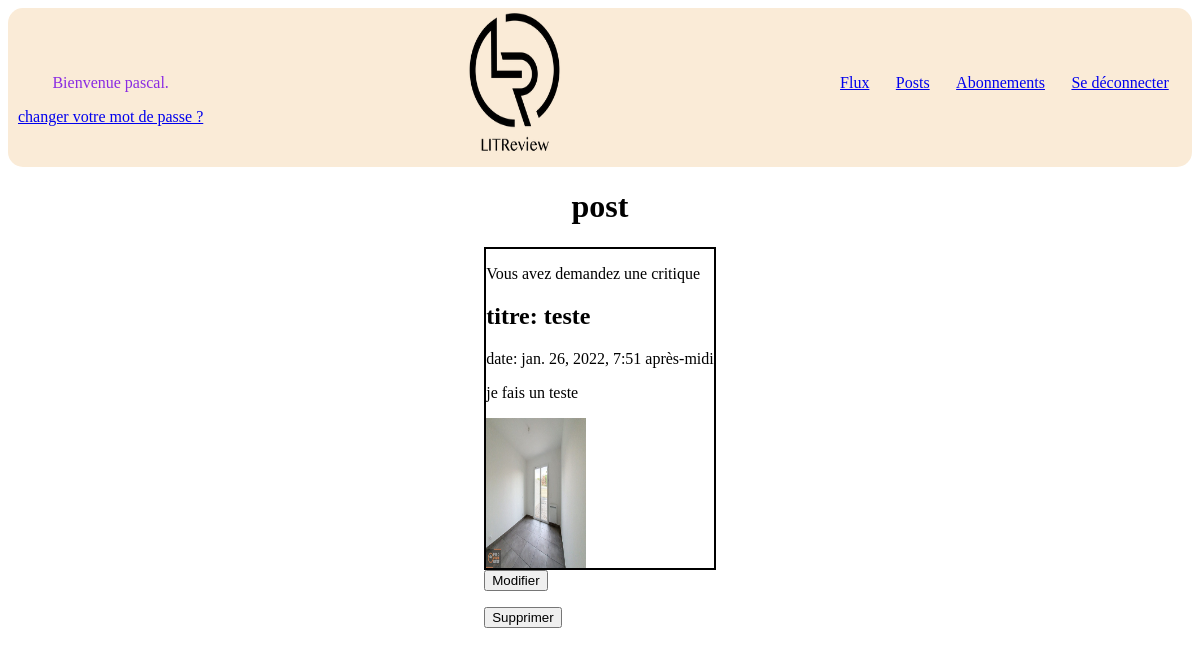
Before: /posts/ (signed in) with the older database file.
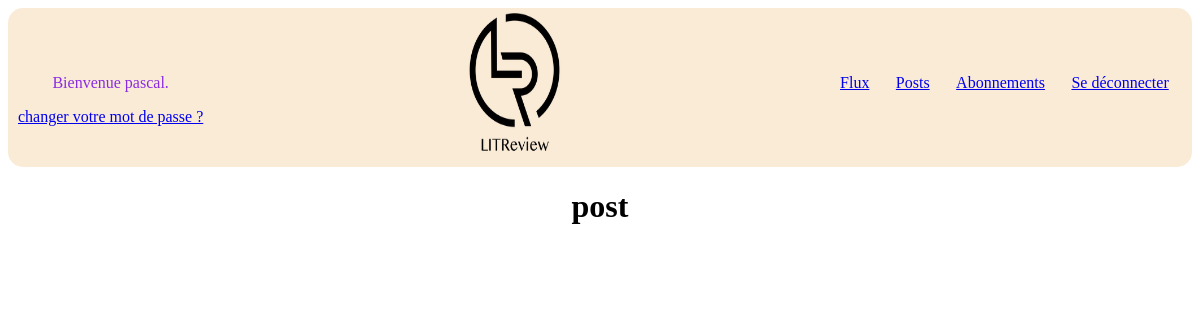
After: the same page with the newer database file.
### ticketing/models.py (models this page shows, shortened)
class Ticket(models.Model):
    title = models.fields.CharField(max_length=128)
    description = models.fields.TextField(max_length=2048, blank=True)
    user = models.ForeignKey(
        to=settings.AUTH_USER_MODEL,
        on_delete=models.CASCADE)
    image = models.ImageField(null=True, blank=True)
    time_created = models.fields.DateTimeField(auto_now_add=True)
    @property
    def type(self):
        return "ticket"

### ticketing/views.py (the view)
# urls.py: path('posts/', ticketing.views.posts, name='posts'),
@login_required
def posts(request):
    tickets = models.Ticket.objects.filter(user=request.user)
    reviews = models.Review.objects.filter(user=request.user)
    posts = list(tickets) + list(reviews)
    context = {'posts': posts}
    return render(request, 'ticketing/posts.html', context)

### ticketing/templates/ticketing/posts.html (shortened to what this page needs)
{% extends 'base.html' %}
{% block content %}
    <h1>post</h1>
    {% for post in posts %}
        {% if post.type == "ticket" %}
            {% include "ticket.html" %}
        {% elif post.type == "review" %}
            {% include "review.html" %}
        {% endif %}
        <form method="GET" action="{% url 'post-update' post.type post.id %}">
            <button type='submit'>Modifier</button>
        </form>
        <form method="GET" action="{% url 'post-delete' post.type post.id %}">
            <button type='submit'>Supprimer</button>
        </form>
    {% endfor %}
{% endblock content %}

### templates/ticket.html
    <div class="ticket">
            {% if user == post.user %}
                <p> Vous avez demandez une critique</p>
            {% else %}
                <p>{{post.user }} a demander une critique</p>
            {% endif %}
            <h2>titre: {{ post.title}}</h2>
            <p>date: {{ post.time_created }}</p>
            <p>{{ post.description }}</p>
            {% if post.image %}
                <img class="image-ticket" src = '{{ post.image.url }}' width="25%", height="25%">
            {% endif %}
    </div>

Changed rows visible on the page:
removed Ticket: shows "Vous avez demandez une critique", title "teste", time_created "jan. 26, 2022, 7:51 après-midi", description "je fais un teste", image (picture)
